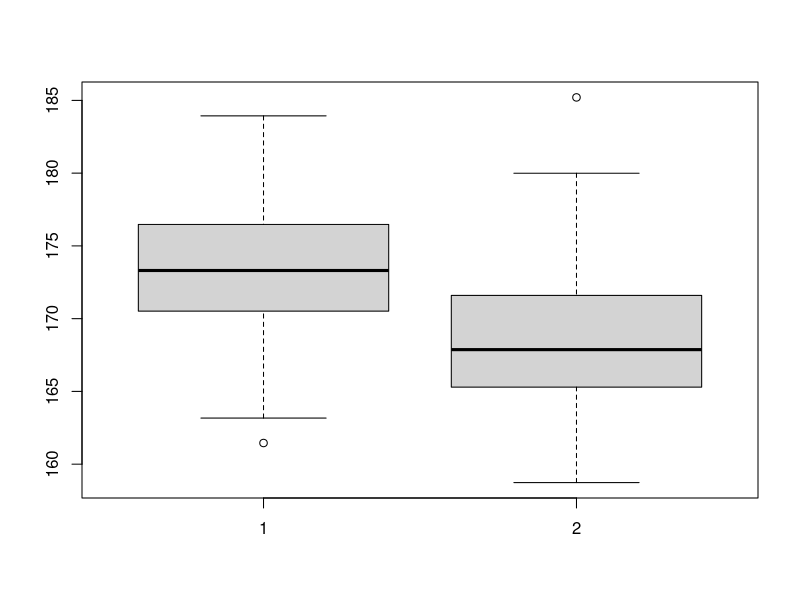
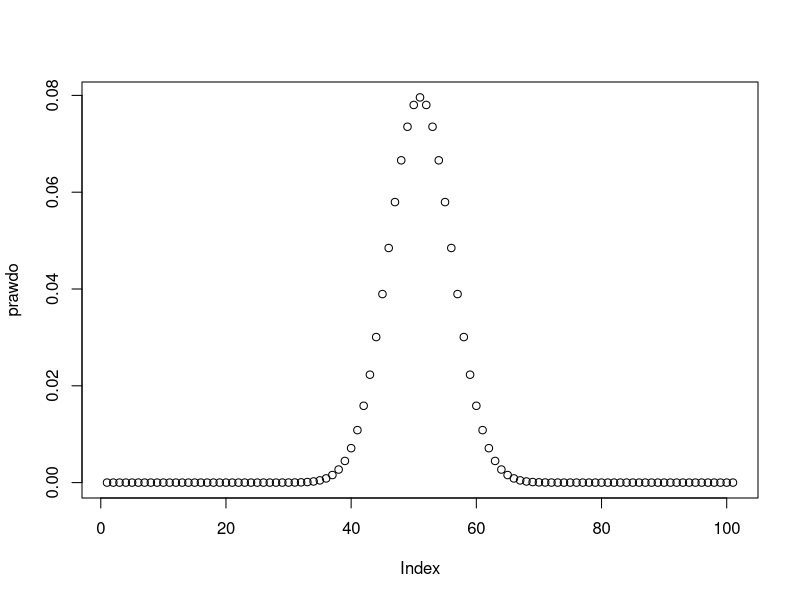

R code for these plots, in order:
#Adam Nadoba
#Test 08
#Zestaw 8

set.seed(123)

wzrostCh <- rnorm(100, 173, 5)
wzrostDz <- rnorm(110, 169, 5)
boxplot(wzrostCh, wzrostDz)
sredniaCh <- mean(wzrostCh)
sredniaDz <- mean(wzrostDz)
wariancjaCh <- var(wzrostCh)
wariancjaDz <- var(wzrostDz)

(sredniaCh - sredniaDz) / (wariancjaCh + wariancjaDz)^0.5

# hipoteze mozna odrzucic
# albo mozna nie odrzucic
# NIE MOZNA 'PRZYJAC'!

n=100
p=1/2
sample(0:1,100,prob=c(1/2,1/2),rep=T)

k <- 0:100
prawdo <- choose(100,k)/2^100
sum(prawdo)

plot(prawdo)


# kumulacyjne prawdopodobienstwa

cumsum(prawdo)
round(cumsum(prawdo), digits = 4)

# 1. sformulowanie hipotezy w mowie potocznej
# 2. modelowanie
# 3. ustalenie parametrow
# 4. postawienie hipotez
# 5. ustalenie wartosci krytycznej i zbioru krytycznego
# 6. decyzja (odrzucamy lub nie odrzucamy)


# wlasciwe zadanka

# PRZYJMUJEMY

# W ~ N(mi, sigma^2)
# H0 : mi = 0
# H1: mi != 0

# patrzymy na t_n-1
# obszar krytyczny (obszar odrzucenia)
# |t_n-1| > x_a   =>> odrzucamy
# |t_n-1| <= x_A  =>> nie odrzucamy

# x_a (x ze znaczkiem alfa) jest to wartosc krytyczna



W <- round(rnorm(136,0.01,1),2)
# obliczanie 't_n-1'
(mean(W)/sd(W))*(length(W))^0.5

# jak liczb bylo 29 to biore n-1=28 df 28 -> tdf
# jak mi wyjdzie powyzej wieksza od 2.045 to hipoteza odrzucona(?)
t.test(W,mu=0,alt="two.sided")
# powyzszym poleceniem mamy policzone to 't_n-1', df - liczba sotpni swobody (o jeden mniej)
# p-value - wartosc krytyczna prawdopodobienstwa bledu

# jak jest powyzej 0.05 - decyzja: 'nie ma podstaw do odrzucenia'





# robimy konkretne zadanka
x <- c(-0.53,0.37,0.82,0.07,0.48,-1.31,-1.62,-0.62,0.10,-1.54,0.61,-0.39,-1.97,0.94,-0.92,0.49,0.04,0.85,0.68,0.41,0.10,-0.74,0.62,0.52,0.23)

mean(x)

sd(x)

# t_n-1
(mean(x)/sd(x))*(length(x))^0.5

#1 - nie ma podstaw do odrzucenia
t.test(x,mu=0,alt="two.sided")
#2 - nie ma podstaw do odrzucenia
t.test(x,mu=0,alt="greater")
#3 - nie ma podstaw do odrzucenia
t.test(x,mu=0,alt="less")
